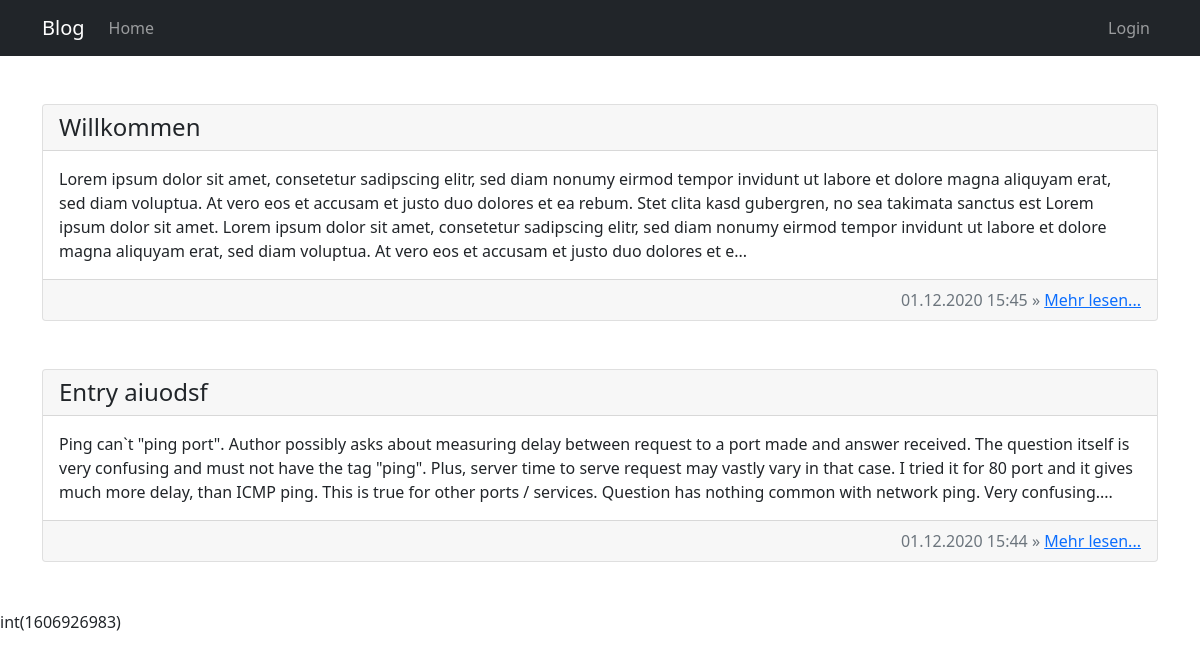
The page / on the database its author committed.
### tables this page shows
CREATE TABLE `entrys` (
  `entry_id` int(11) NOT NULL,
  `title` text NOT NULL,
  `content` longtext NOT NULL,
  `slug` text NOT NULL,
  `posted` int(11) NOT NULL
);

### actions/home.php (called while the page is built)
<?php
require_once PAGE_DIR.'/home.php';

### includes/router.php (called while the page is built, shortened)
<?php
$requestUrl = '/'.$_SERVER['QUERY_STRING'];
$fileBase = str_replace('index.php', '', $_SERVER['SCRIPT_NAME']);
$requirePage = '404';
if($requestUrl === '/') {
    $requirePage = 'home';
}
require_once ACTION_DIR.'/'.$requirePage.'.php';

### index.php (called while the page is built, shortened)
<?php
require_once __DIR__.'/includes/router.php';
var_dump(time());

### includes/utilities.php (called while the page is built, shortened)
<?php
function loadTemplate($template, array $data = [])
{
    extract($data);
    require(TEMPLATE_DIR . '/' . $template . '.php');
}

### template/blog-card.php (the view)
<div class="card mb-5">
    <h4 class="card-header"><?= $data['title'] ?></h4>
    <div class="card-body">
        <p class="card-text"><?= $data['content'] ?></p>
    </div>
    <div class="card-footer text-muted text-right">
        <?= date('d.m.Y H:i', $data['posted']) ?> &raquo;
        <a href="<?= str_replace('index.php', '', $_SERVER['SCRIPT_NAME']) ?>post/<?= $data['slug'] ?>">Mehr lesen...</a>
    </div>
</div>

### pages/home.php (shortened to what this page needs)
<!doctype html>
<html lang="de">
<head>
    <link rel="stylesheet" href="<?= $fileBase ?>/assets/bootstrap.min.css">
</head>
<body>
    <?php require_once ASSET_DIR.'/navigation.php'; ?>
    <div class="container mt-5">
        <?php
            $stmt = $dbConnection->prepare('SELECT `title`,`content`,`posted`,`slug` FROM `Entrys` ORDER BY `posted` DESC LIMIT 7');
            $stmt->execute();
            while ($row = $stmt->fetch()) {
                $data = ['title' => $row['title'], 'content' => substr($row['content'], 0, 500).'...', 'posted' => $row['posted'], 'slug' => $row['slug']];
                loadTemplate('blog-card', $data);
            }
        ?>
    </div>
</body>
</html>

### assets/navigation.php (shortened to what this page needs)
<nav class="navbar navbar-expand-lg navbar-dark bg-dark">
    <div class="container">
        <a class="navbar-brand" href="<?= $fileBase ?>home/">Blog</a>
        <div class="collapse navbar-collapse" id="navbarNav">
            <ul class="navbar-nav mr-auto">
                <li class="nav-item">
                    <a class="nav-link" href="<?= $fileBase ?>home/">Home</a>
                </li>
            </ul>
            <ul class="navbar-nav ml-auto">
                <?php
                if(isset($_SESSION['bl_admin_login'])) {
                    ?>
                    <li class="nav-item">
                        <a class="nav-link" href="<?= $fileBase ?>bl-admin/">Verwaltung</a>
                    </li>
                    <li class="nav-item">
                        <a class="nav-link" href="<?= $fileBase ?>logout/">Abmelden</a>
                    </li>
                    <?php
                } else {
                    ?>
                    <li class="nav-item">
                        <a class="nav-link" href="<?= $fileBase ?>bl-login/">Login</a>
                    </li>
                    <?php
                }
                ?>
            </ul>
        </div>
    </div>
</nav>

### rows shown on the page
entrys: title "Willkommen", posted "01.12.2020 15:45"
entrys: title "Entry aiuodsf", posted "01.12.2020 15:44"
